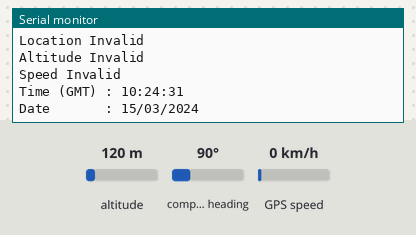
Bench run of a sketch on a simulated Arduino Uno, built with avr-gcc and run on an emulated ATmega328P. Shown: the last lines printed to the serial monitor. The test bench sets the inputs (shaded band); at power-on: compass heading 90°, altitude 120 m, GPS speed 0 km/h. The GPS gets a fix after 3 s at 37.7749, -122.4194 with 8 satellites.

Above: at 1.2 s.
1.3 s: compass heading set to 11°
At 2.0 s:
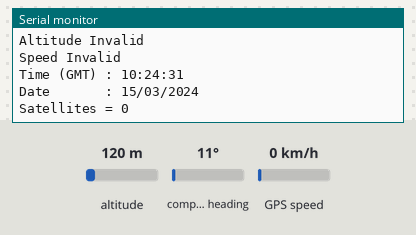
4.8 s: compass heading set to 8°
At 6.2 s:
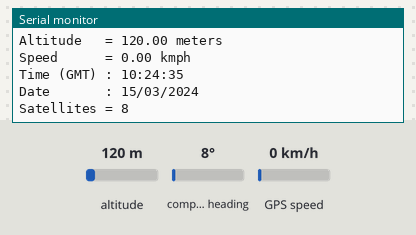
18.6 s: altitude set to 8 m
At 20.0 s:
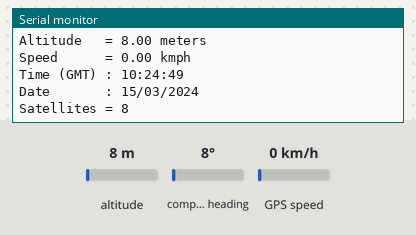
20.1 s: altitude set to 11 m
At 21.3 s:
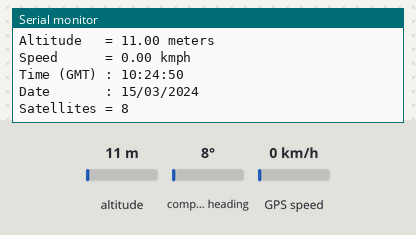
Timing chart, 0 to 22.6 s (numbered marks = the images above; inputs shaded):
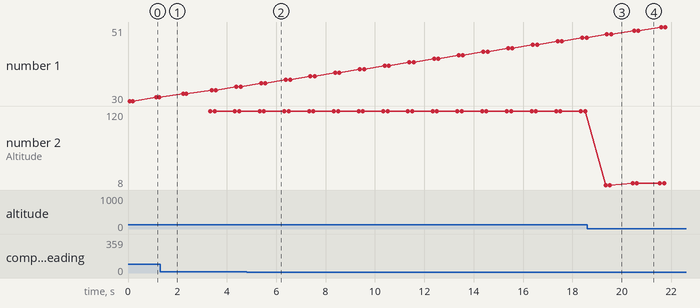

The sketch:

gps.ino
```cpp
#include <TinyGPS++.h>
#include <SoftwareSerial.h>

TinyGPSPlus gps;

#define S_RX    4                // Вывод RX
#define S_TX    3                // Вывод TX

SoftwareSerial SoftSerial(S_RX, S_TX);

void setup(void) {
  Serial.begin(9600);
  SoftSerial.begin(9600);
}

void loop() {

  while (SoftSerial.available() > 0) {

    if (gps.encode(SoftSerial.read())) {

      if (gps.location.isValid()) {
        Serial.print("Latitude   = ");
        Serial.println(gps.location.lat(), 6);
        Serial.print("Longitude  = ");
        Serial.println(gps.location.lng(), 6);
      }
      else
        Serial.println("Location Invalid");

      if (gps.altitude.isValid()) {
        Serial.print("Altitude   = ");
        Serial.print(gps.altitude.meters());
        Serial.println(" meters");
      }
      else
        Serial.println("Altitude Invalid");

      if (gps.speed.isValid()) {
        Serial.print("Speed      = ");
        Serial.print(gps.speed.kmph());
        Serial.println(" kmph");
      }
      else
        Serial.println("Speed Invalid");

      if (gps.time.isValid()) {
        Serial.print("Time (GMT) : ");
        if(gps.time.hour() < 10)     Serial.print("0");
        Serial.print(gps.time.hour());
        Serial.print(":");
        if(gps.time.minute() < 10)   Serial.print("0");
        Serial.print(gps.time.minute());
        Serial.print(":");
        if(gps.time.second() < 10)   Serial.print("0");
        Serial.println(gps.time.second());
      }
      else
        Serial.println("Time Invalid");

      if (gps.date.isValid()) {
        Serial.print("Date       : ");
        if(gps.date.day() < 10)      Serial.print("0");
        Serial.print(gps.date.day());
        Serial.print("/");
        if(gps.date.month() < 10)    Serial.print("0");
        Serial.print(gps.date.month());
        Serial.print("/");
        Serial.println(gps.date.year());
      }
      else
        Serial.println("Date Invalid");

      if (gps.satellites.isValid()) {
        Serial.print("Satellites = ");
        Serial.println(gps.satellites.value());
      }
      else
        Serial.println("Satellites Invalid");

    }

  }

delay(100);}
```

Measured:
- after the input at 18.6 s, the serial monitor: prints a new line after 0.74 s (image 3)
- after the input at 20.1 s, the serial monitor: prints a new line after 0.34 s (image 4)
- plotted number 2: 8 → 11 after the input at 20.1 s
